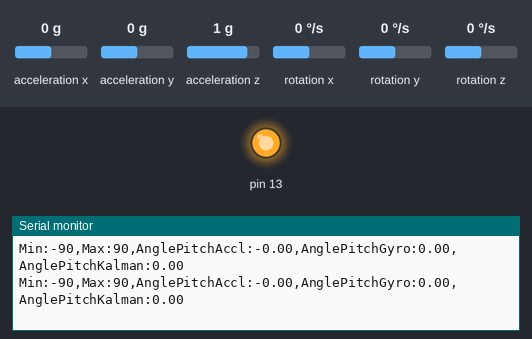
Recording of a sketch running on a simulated Arduino Uno, built with avr-gcc and run on an emulated ATmega328P. Shown: output pins drawn as LEDs (lit = HIGH), the last lines printed to the serial monitor. Wiring (inferred from the names in the program): MPU-6050 motion sensor at I2C address 0x68. Inputs (shaded band) come from the test bench; at power-on: acceleration y 0 g, rotation x 0 °/s, acceleration x 0 g, acceleration z 1 g, rotation y 0 °/s, rotation z 0 °/s.

Above: at 7.6 s.
7.7 s: acceleration y set to -1.4 g
At 8.3 s:
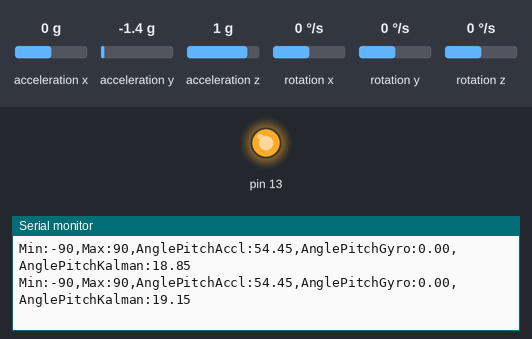
10.7 s: rotation x set to -192 °/s
At 11.4 s:
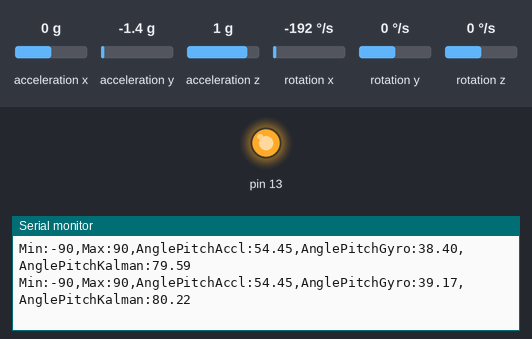
Timing chart, 0 to 13.7 s (numbered marks = the images above; inputs shaded):
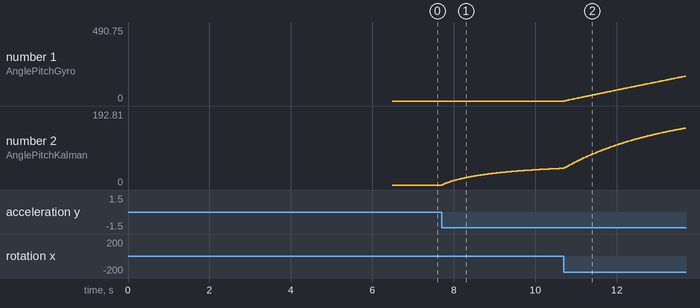

Measured:
- after the input at 7.7 s, the serial monitor: prints a new line at once (image 1)
- plotted number 2: 0 → 43.51 after the input at 7.7 s

The sketch:

test.ino
```cpp
#include <Wire.h>

// #define DEBUG_ACCELEROMETER
// #define DEBUG_ANGLES_ROLL
#define DEBUG_ANGLES_PITCH
// #define DEBUG_LOOP_TIMER

uint32_t LoopTimer;

float AccX, AccY, AccZ;
float AngleRollAccl, AnglePitchAccl;

float RatePitch, RateRoll, RateYaw;
float RateCalibrationPitch, RateCalibrationRoll, RateCalibrationYaw;
float AngleRollGyro = 0, AnglePitchGyro = 0;

float Kalman1DOutput[] = {0, 0};

float AngleRollKalman = 0, AnglePitchKalman = 0;
float KalmanUncertaintyAngleRoll = 2 * 2;
float KalmanUncertaintyAnglePitch = 2 * 2;

void gyro_setup() {
  // Wake up the MPU6050
  Wire.beginTransmission(0x68);
  Wire.write(0x6B);
  Wire.write(0x00);
  Wire.endTransmission();

  // Set DLPF to 5 Hz
  Wire.beginTransmission(0x68);
  Wire.write(0x1A);
  Wire.write(0x05);
  Wire.endTransmission();

  // Set Accelerometer Full Scale Range to ±8g
  Wire.beginTransmission(0x68);
  Wire.write(0x1C);
  Wire.write(0x10);
  Wire.endTransmission();

  // Set Gyro Full Scale Range to ±500 degrees/sec
  Wire.beginTransmission(0x68);
  Wire.write(0x1B);
  Wire.write(0x08);
  Wire.endTransmission();
}

void gyro_signals(void) {
  Wire.beginTransmission(0x68);
  Wire.write(0x3B);
  Wire.endTransmission();
  Wire.requestFrom(0x68, 6);
  int16_t AccXLSB = Wire.read() << 8 | Wire.read();
  int16_t AccYLSB = Wire.read() << 8 | Wire.read();
  int16_t AccZLSB = Wire.read() << 8 | Wire.read();

  Wire.beginTransmission(0x68);
  Wire.write(0x43);
  Wire.endTransmission();
  Wire.requestFrom(0x68, 6);
  int16_t GyroX = Wire.read()<<8 | Wire.read();
  int16_t GyroY = Wire.read()<<8 | Wire.read();
  int16_t GyroZ = Wire.read()<<8 | Wire.read();

  AccX = (float)AccXLSB / 4096;
  AccY = (float)AccYLSB / 4096;
  AccZ = (float)AccZLSB / 4096;

  RateRoll = (float)GyroY / 65.5;
  RatePitch = (float)GyroX / 65.5;
  RateYaw = (float)GyroZ / 65.5;
}

void gyro_calibration() {
  for (int RateCalibrationNumber = 0; RateCalibrationNumber < 2000; RateCalibrationNumber++) {
    gyro_signals();
    RateCalibrationRoll += RateRoll;
    RateCalibrationPitch += RatePitch;
    RateCalibrationYaw += RateYaw;
    delay(1);
  }
  RateCalibrationRoll /= 2000;
  RateCalibrationPitch /= 2000;
  RateCalibrationYaw /= 2000;
}

void setup() {
  Serial.begin(57600);
  pinMode(13, OUTPUT);
  digitalWrite(13, HIGH);
  Wire.setClock(400000);
  Wire.begin();
  delay(250);

  gyro_setup();

  gyro_calibration();

  LoopTimer = micros();
}

void kalman_1d(float KalmanState, float KalmanUncertainty, float KalmanInput, float KalmanMeasurement) {

  KalmanState = KalmanState + 0.004 * KalmanInput;

  KalmanUncertainty = KalmanUncertainty + 0.004 * 0.004 * 4 * 4;

  float KalmanGain = KalmanUncertainty * 1 / (1 * KalmanUncertainty + 3 * 3);

  KalmanState = KalmanState + KalmanGain * (KalmanMeasurement - KalmanState);

  KalmanUncertainty = (1 - KalmanGain) * KalmanUncertainty;

  Kalman1DOutput[0] = KalmanState;
  Kalman1DOutput[1] = KalmanUncertainty;
}

void loop() {
  gyro_signals();

  RateRoll-=RateCalibrationRoll;
  RatePitch-=RateCalibrationPitch;

  RatePitch = -RatePitch;

  AngleRollAccl = -atan(AccX / sqrt(AccY * AccY + AccZ * AccZ)) * (180 / 3.142);
  AnglePitchAccl = -atan(AccY / sqrt(AccX * AccX + AccZ * AccZ)) * (180 / 3.142);

  AngleRollGyro = AngleRollGyro + 0.004 * RateRoll;
  AnglePitchGyro = AnglePitchGyro + 0.004 * RatePitch;

  kalman_1d(AngleRollKalman, KalmanUncertaintyAngleRoll, RateRoll, AngleRollAccl);
  AngleRollKalman = Kalman1DOutput[0];
  KalmanUncertaintyAngleRoll = Kalman1DOutput[1];

  kalman_1d(AnglePitchKalman, KalmanUncertaintyAnglePitch, RatePitch, AnglePitchAccl);
  AnglePitchKalman = Kalman1DOutput[0];
  KalmanUncertaintyAnglePitch = Kalman1DOutput[1];

#ifdef DEBUG_ACCELEROMETER
  Serial.println(
                 "Min:" + String(-1) +
                 ",Max:" + String(1) +
                 ",Acceleration_X:" + String(AccX) +
                 ",Acceleration_Y:" + String(AccY) +
                 ",Acceleration_Z:" + String(AccZ)
  );
#elif defined(DEBUG_ANGLES_ROLL)
  Serial.println(
                 "Min:" + String(-90) +
                 ",Max:" + String(90) +
                 ",AngleRollAccl:" + String(AngleRollAccl) +
                 ",AngleRollGyro:" + String(AngleRollGyro) +
                 ",AngleRollKalman:" + String(AngleRollKalman)
  );
#elif defined(DEBUG_ANGLES_PITCH)
  Serial.println(
                 "Min:" + String(-90) +
                 ",Max:" + String(90) +
                 ",AnglePitchAccl:" + String(AnglePitchAccl) +
                 ",AnglePitchGyro:" + String(AnglePitchGyro) +
                 ",AnglePitchKalman:" + String(AnglePitchKalman)
  );
#elif defined(DEBUG_LOOP_TIMER)
  Serial.println(String(micros() - LoopTimer));
#endif

  while (micros() - LoopTimer < 4000);
  LoopTimer = micros();
}
```
